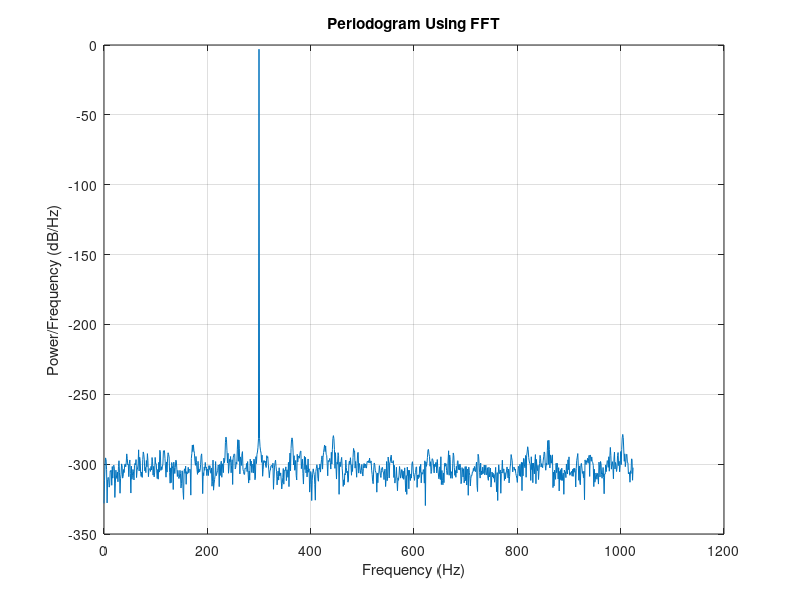

The MATLAB script that drew this image:
rng default
Fs = 2048;
t = 0:1/Fs:1-1/Fs;
x = sin(2*pi*t*300);

N = length(x);
xdft = fft(x);
xdft = xdft(1:N/2+1);
psdx = (1/(Fs*N)) * abs(xdft).^2;
psdx(2:end-1) = 2*psdx(2:end-1);
freq = 0:Fs/length(x):Fs/2;

plot(freq,10*log10(psdx))
grid on
title('Periodogram Using FFT')
xlabel('Frequency (Hz)')
ylabel('Power/Frequency (dB/Hz)')